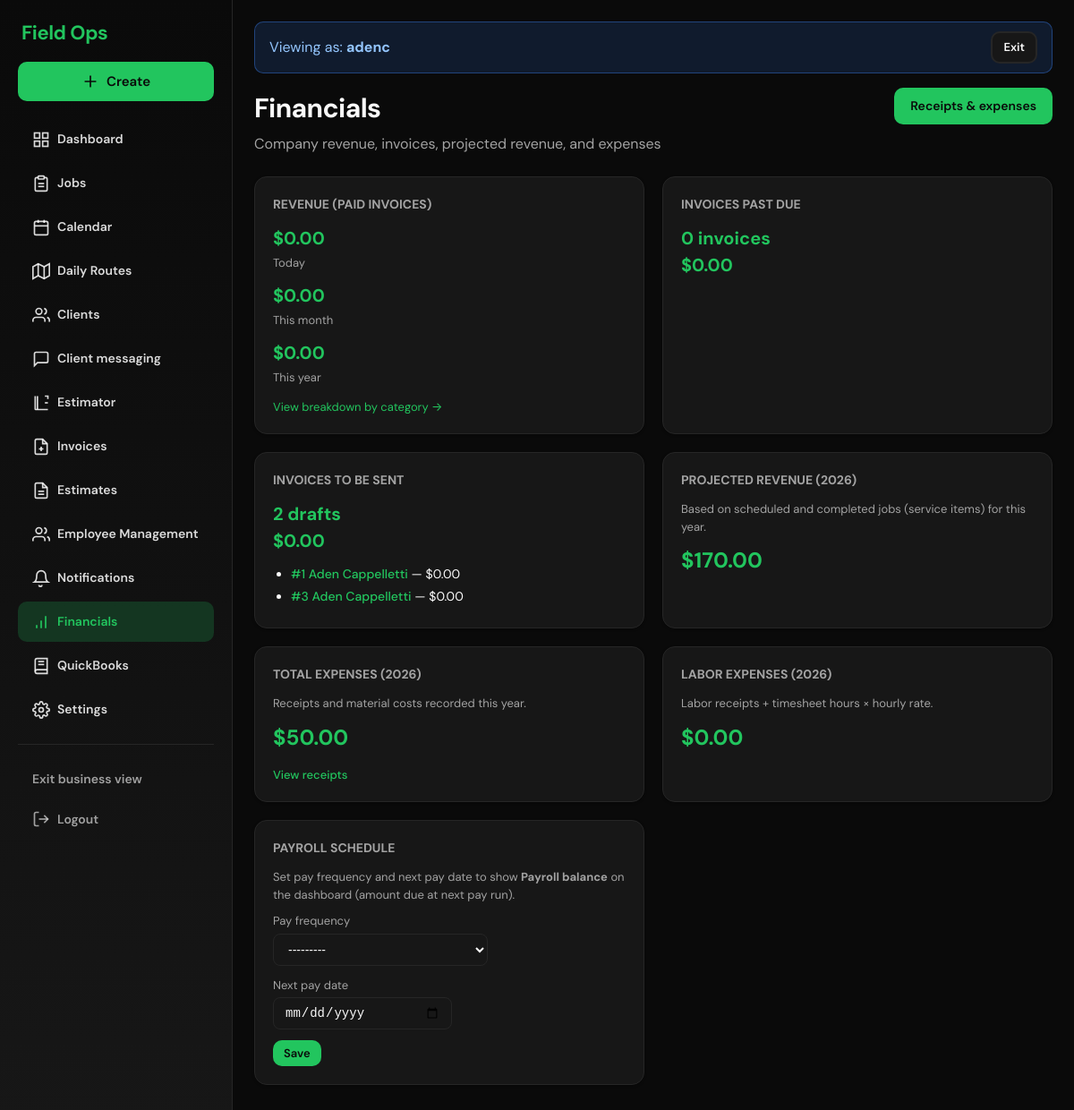
The app's page /financials/ (signed in), older data.
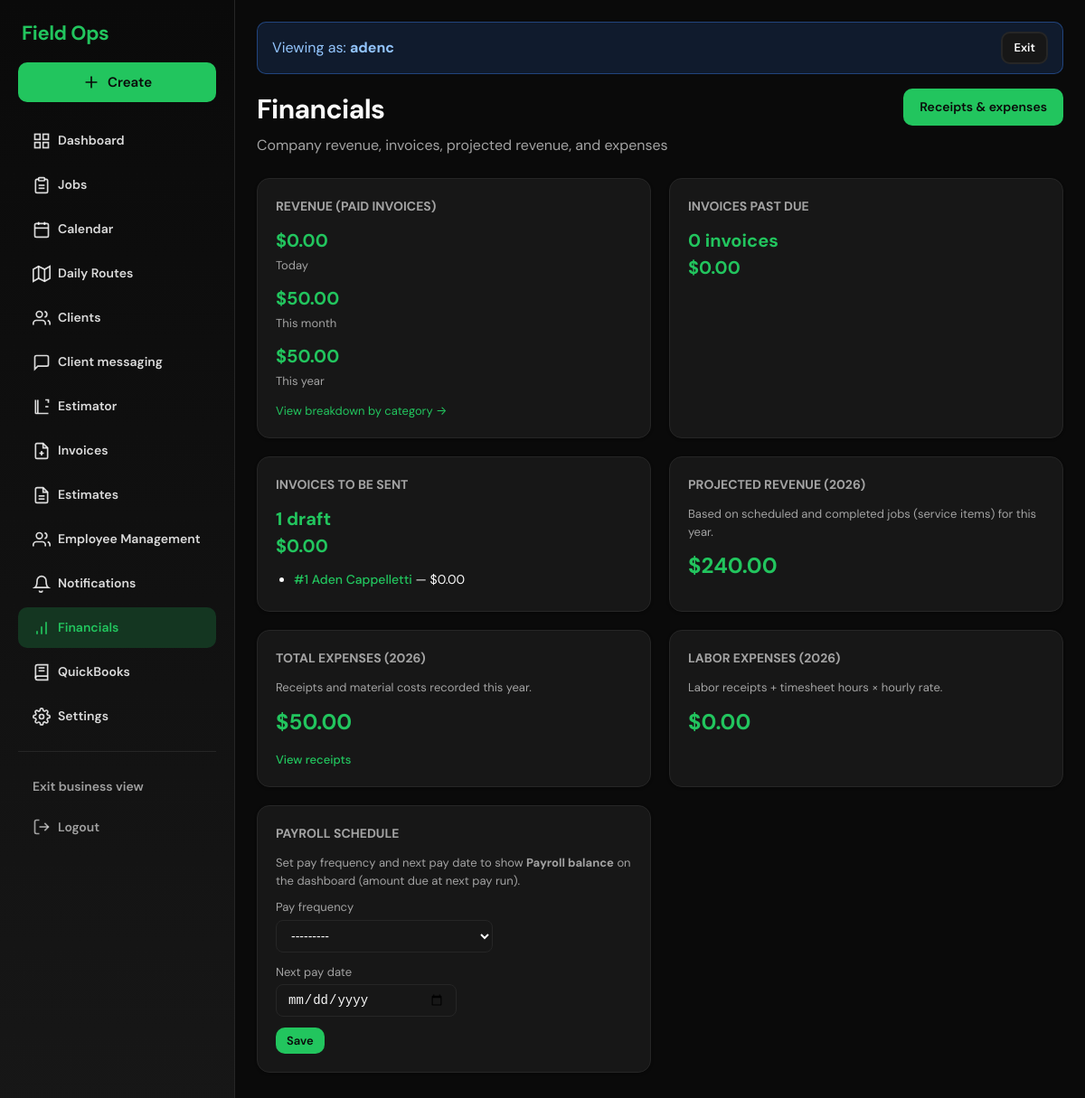
The same page, newer data.
### billing/models.py (models this page shows, shortened)
class Invoice(models.Model):
    STATUS_CHOICES = [
        ("draft", "Draft"),
        ("sent", "Sent"),
        ("paid", "Paid"),
        ("void", "Void"),
    ]
    business = models.ForeignKey(
        Business,
        on_delete=models.CASCADE,
        related_name='invoices'
    )
    customer = models.ForeignKey(
        Customer,
        on_delete=models.CASCADE,
        related_name='invoices'
    )
    jobs = models.ManyToManyField(
        Job,
        blank=True,
        related_name='invoices'
    )
    status = models.CharField(
        max_length=20,
        choices=STATUS_CHOICES,
        default='draft'
    )
    issue_date = models.DateField(auto_now_add=True)
    due_date = models.DateField(null=True, blank=True)
    subtotal = models.DecimalField(
        max_digits=10,
        decimal_places=2,
        default=0
    )
    tax = models.DecimalField(
        max_digits=10,
        decimal_places=2,
        default=0
    )
    total = models.DecimalField(
        max_digits=10,
        decimal_places=2,
        default=0
    )
    job = models.OneToOneField(
        "jobs.Job",
        on_delete=models.SET_NULL,
        null=True,
        blank=True,
        related_name="invoice",
    )
    period_start = models.DateField(null=True, blank=True)
    period_end = models.DateField(null=True, blank=True)
    quickbooks_invoice_id = models.CharField(
        max_length=32,
        blank=True,
        null=True,
        help_text='QuickBooks Online Invoice Id after push',
    )
    payment_token = models.CharField(
        max_length=64,
        unique=True,
        blank=True,
        null=True,
        help_text="Secret token for the customer 'mark as paid' link. Set when invoice is sent.",
    )
    approved_at = models.DateTimeField(
        null=True,
        blank=True,
        help_text="When the owner approved and sent this invoice (audit).",
    )
    approved_by = models.ForeignKey(
        settings.AUTH_USER_MODEL,
        on_delete=models.SET_NULL,
        null=True,
        blank=True,
        related_name="invoices_approved",
        help_text="Owner who approved and sent this invoice (audit).",
    )
    last_reminder_at = models.DateTimeField(
        null=True,
        blank=True,
        help_text="When a payment reminder email was last sent (for automated reminders).",
    )

### customers/models.py (models this page shows, shortened)
class Customer(models.Model):
    business = models.ForeignKey(
        Business,
        on_delete=models.CASCADE,
        related_name='customers'
    )
    name = models.CharField(max_length=255)
    phone = models.CharField(max_length=20, blank=True)
    alt_phone = models.CharField(max_length=20, blank=True, verbose_name='Alternate phone')
    email = models.EmailField(blank=True)
    COMMUNICATION_PREFERENCE_CHOICES = [
        ("", "— Not set —"),
        ("email", "Email"),
        ("sms", "Text (SMS)"),
        ("both", "Email and Text"),
    ]
    communication_preference = models.CharField(
        max_length=10,
        choices=COMMUNICATION_PREFERENCE_CHOICES,
        default="",
        blank=True,
        help_text="How this client prefers to be contacted.",
    )
    address_line1 = models.CharField(max_length=255, blank=True, verbose_name='Address')
    address_line2 = models.CharField(max_length=255, blank=True, verbose_name='Address line 2')
    city = models.CharField(max_length=100, blank=True)
    state = models.CharField(max_length=50, blank=True)
    postal_code = models.CharField(max_length=20, blank=True, verbose_name='ZIP / Postal code')
    notes = models.TextField(blank=True)
    INVOICE_FREQUENCY_CHOICES = [
        ("", "Ask each time (choose when job is completed)"),
        ("per_service", "Per service — invoice when each job is completed"),
        ("monthly", "Monthly — add completed jobs to a monthly invoice"),
    ]
    invoice_frequency = models.CharField(
        max_length=20,
        choices=INVOICE_FREQUENCY_CHOICES,
        default="",
        blank=True,
        help_text="When to send invoices for this client. Leave blank to choose per job.",
    )
    monthly_invoice_send_day = models.PositiveSmallIntegerField(
        null=True,
        blank=True,
        validators=[MinValueValidator(1), MaxValueValidator(28)],
        help_text="For monthly clients: day of month to send the invoice (1–28). E.g. 1 = 1st, 15 = 15th. Leave blank to send manually.",
    )
    invoice_due_days = models.PositiveSmallIntegerField(
        null=True,
        blank=True,
        validators=[MinValueValidator(0), MaxValueValidator(365)],
        help_text="Override due date for this client: days from issue date (e.g. 15 = Net 15). Leave blank to use business default.",
    )
    created_at = models.DateTimeField(auto_now_add=True)
    updated_at = models.DateTimeField(auto_now=True)

### financials/views.py (the view, shortened to what this page needs)
# urls.py: path("", views.financials_dashboard, name="dashboard"),
@role_required("owner")
def financials_dashboard(request):
    business = _get_business(request)
    if not business:
        messages.error(request, "You must be associated with a business to view financials.")
        return redirect("/")
    today = timezone.localdate()
    year_start = today.replace(month=1, day=1)
    year_end = today.replace(year=today.year + 1, month=1, day=1)
    month_start = today.replace(day=1)
    if today.month == 12:
        month_end = today.replace(day=31)
    else:
        month_end = (today.replace(month=today.month + 1, day=1)) - timedelta(days=1)
    from billing.models import Invoice
    from jobs.models import JobServiceItem
    inv_qs = Invoice.objects.filter(business=business, status="paid")
    revenue_today = inv_qs.filter(issue_date=today).aggregate(Sum("total"))["total__sum"] or Decimal("0")
    revenue_month = inv_qs.filter(issue_date__gte=month_start, issue_date__lte=month_end).aggregate(Sum("total"))["total__sum"] or Decimal("0")
    revenue_year = inv_qs.filter(issue_date__gte=year_start, issue_date__lt=year_end).aggregate(Sum("total"))["total__sum"] or Decimal("0")
    past_due = Invoice.objects.filter(
        business=business,
        status__in=("sent", "draft"),
        due_date__isnull=False,
        due_date__lt=today,
    ).select_related("customer").order_by("due_date")
    past_due_count = past_due.count()
    past_due_total = past_due.aggregate(Sum("total"))["total__sum"] or Decimal("0")
    to_send = Invoice.objects.filter(business=business, status="draft").select_related("customer").order_by("issue_date")
    to_send_count = to_send.count()
    to_send_total = to_send.aggregate(Sum("total"))["total__sum"] or Decimal("0")
    projected_revenue = (
        JobServiceItem.objects.filter(
            job__property__customer__business=business,
            job__scheduled_date__year=today.year,
        )
        .exclude(job__status="skipped")
        .aggregate(tot=Sum(F("quantity") * F("unit_price")))["tot"]
        or Decimal("0")
    )
    total_expenses_year = (
        Receipt.objects.filter(business=business, receipt_date__year=today.year).aggregate(Sum("amount"))["amount__sum"]
        or Decimal("0")
    )
    labor_receipts = (
        Receipt.objects.filter(business=business, category="labor", receipt_date__year=today.year).aggregate(Sum("amount"))["amount__sum"]
        or Decimal("0")
    )
    from time_tracking.models import TimeEntry
    year_entries = TimeEntry.objects.filter(
        user__business=business,
        clock_out__isnull=False,
        clock_in__date__gte=year_start,
        clock_in__date__lt=year_end,
    ).select_related("user")
    labor_timesheet = Decimal("0")
    for e in year_entries:
        rate = (e.user.hourly_rate or Decimal("0"))
        mins = e.duration_minutes or 0
        labor_timesheet += Decimal(str(mins)) / Decimal("60") * rate
    labor_expenses_year = labor_receipts + labor_timesheet
    pay_schedule_form = PayScheduleForm(instance=business)
    return render(request, "financials/dashboard.html", {
        "revenue_today": revenue_today,
        "revenue_month": revenue_month,
        "revenue_year": revenue_year,
        "past_due_invoices": past_due[:10],
        "past_due_count": past_due_count,
        "past_due_total": past_due_total,
        "to_send_invoices": to_send[:10],
        "to_send_count": to_send_count,
        "to_send_total": to_send_total,
        "projected_revenue": projected_revenue,
        "total_expenses_year": total_expenses_year,
        "labor_expenses_year": labor_expenses_year,
        "today": today,
        "pay_schedule_form": pay_schedule_form,
    })

### accounts/context_processors.py (called while the page is built)
def notification_unread_count(request):
    if request.user.is_authenticated:
        return {
            "notification_unread_count": Notification.objects.filter(
                to_user=request.user, read_at__isnull=True
            ).count(),
        }
    return {"notification_unread_count": 0}

### accounts/utils.py (called while the page is built)
def get_business(request):
    if not request.user.is_authenticated:
        return None
    if request.user.is_superuser:
        business_id = request.session.get("platform_business_id")
        if business_id:
            try:
                return Business.objects.get(pk=business_id)
            except Business.DoesNotExist:
                request.session.pop("platform_business_id", None)
                return None
        return None
    return getattr(request.user, "business", None)

### financials/templates/financials/dashboard.html (shortened to what this page needs)
{% extends "base.html" %}
{% block content %}
<div class="page-header" style="display: flex; justify-content: space-between; align-items: flex-start; flex-wrap: wrap; gap: 16px;">
  <div>
    <h1>Financials</h1>
    <p>Company revenue, invoices, projected revenue, and expenses</p>
  </div>
  <a href="{% url 'financials:receipt_list' %}" class="btn btn-primary">Receipts & expenses</a>
</div>
<div class="fin-grid">
  <a href="{% url 'financials:revenue_breakdown' %}" class="card fin-card fin-card-clickable">
    <h3 class="fin-card-title">Revenue (paid invoices)</h3>
    <div class="fin-metric">
      <span class="fin-value">${{ revenue_today|floatformat:2 }}</span>
      <span class="fin-label">Today</span>
    </div>
    <div class="fin-metric">
      <span class="fin-value">${{ revenue_month|floatformat:2 }}</span>
      <span class="fin-label">This month</span>
    </div>
    <div class="fin-metric">
      <span class="fin-value">${{ revenue_year|floatformat:2 }}</span>
      <span class="fin-label">This year</span>
    </div>
    <p class="fin-card-link-hint">View breakdown by category →</p>
  </a>
  <div class="card fin-card">
    <h3 class="fin-card-title">Invoices past due</h3>
    <div class="fin-metric fin-metric-single">
      <span class="fin-value">{{ past_due_count }} invoice{{ past_due_count|pluralize }}</span>
      <span class="fin-value">${{ past_due_total|floatformat:2 }}</span>
    </div>
  </div>
  <div class="card fin-card">
    <h3 class="fin-card-title">Invoices to be sent</h3>
    <div class="fin-metric fin-metric-single">
      <span class="fin-value">{{ to_send_count }} draft{{ to_send_count|pluralize }}</span>
      <span class="fin-value">${{ to_send_total|floatformat:2 }}</span>
    </div>
    {% if to_send_invoices %}
    <ul class="fin-list">
      {% for inv in to_send_invoices %}
      <li><a href="{% url 'billing:invoice_detail' inv.id %}" class="link-primary">#{{ inv.id }} {{ inv.customer.name }}</a> — ${{ inv.total|floatformat:2 }}</li>
      {% endfor %}
    </ul>
    {% endif %}
  </div>
  <div class="card fin-card">
    <h3 class="fin-card-title">Projected revenue ({{ today.year }})</h3>
    <p class="fin-desc">Based on scheduled and completed jobs (service items) for this year.</p>
    <div class="fin-metric fin-metric-single">
      <span class="fin-value fin-value-large">${{ projected_revenue|floatformat:2 }}</span>
    </div>
  </div>
  <div class="card fin-card">
    <h3 class="fin-card-title">Total expenses ({{ today.year }})</h3>
    <p class="fin-desc">Receipts and material costs recorded this year.</p>
    <div class="fin-metric fin-metric-single">
      <span class="fin-value fin-value-large">${{ total_expenses_year|floatformat:2 }}</span>
    </div>
    <p class="fin-more"><a href="{% url 'financials:receipt_list' %}" class="link-primary">View receipts</a></p>
  </div>
  <div class="card fin-card">
    <h3 class="fin-card-title">Labor expenses ({{ today.year }})</h3>
    <p class="fin-desc">Labor receipts + timesheet hours × hourly rate.</p>
    <div class="fin-metric fin-metric-single">
      <span class="fin-value fin-value-large">${{ labor_expenses_year|floatformat:2 }}</span>
    </div>
  </div>
  <div class="card fin-card">
    <h3 class="fin-card-title">Payroll schedule</h3>
    <p class="fin-desc">Set pay frequency and next pay date to show <strong>Payroll balance</strong> on the dashboard (amount due at next pay run).</p>
    <form method="post" action="{% url 'financials:dashboard' %}">
      <div class="fin-form-row">
        <label for="id_pay_frequency">Pay frequency</label>
        {{ pay_schedule_form.pay_frequency }}
      </div>
      <div class="fin-form-row">
        <label for="id_next_pay_date">Next pay date</label>
        {{ pay_schedule_form.next_pay_date }}
      </div>
      <button type="submit" class="btn btn-primary btn-sm">Save</button>
    </form>
  </div>
</div>
{% endblock %}

Row changes from the older to the newer data that the page shows:
no longer on this page (row edited): Invoice: id "3", customer.name "Aden Cappelletti", total "0.00"
Text that changed along with them:
{{ revenue_month|floatformat:2 }}: "0.00" → "50.00"
{{ revenue_year|floatformat:2 }}: "0.00" → "50.00"
{{ to_send_count }}: "2" → "1"
{{ projected_revenue|floatformat:2 }}: "170.00" → "240.00"
